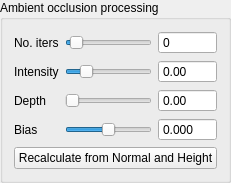
    <widget class="QGroupBox" name="groupBoxSSAO">
     <property name="title">
      <string>Ambient occlusion processing</string>
     </property>
     <layout class="QVBoxLayout" name="verticalLayout_3">
      <item>
       <layout class="QGridLayout" name="gridLayout_9">
        <item row="0" column="0">
         <widget class="QLabel" name="label_20">
          <property name="text">
           <string>No. iters</string>
          </property>
         </widget>
        </item>
        <item row="0" column="1">
         <widget class="QSlider" name="horizontalSliderSSAONoIters">
          <property name="minimum">
           <number>1</number>
          </property>
          <property name="maximum">
           <number>50</number>
          </property>
          <property name="pageStep">
           <number>0</number>
          </property>
          <property name="value">
           <number>4</number>
          </property>
          <property name="orientation">
           <enum>Qt::Horizontal</enum>
          </property>
         </widget>
        </item>
        <item row="0" column="2">
         <widget class="QDoubleSpinBox" name="doubleSpinBoxSSAONoIters">
          <property name="readOnly">
           <bool>true</bool>
          </property>
          <property name="buttonSymbols">
           <enum>QAbstractSpinBox::NoButtons</enum>
          </property>
          <property name="decimals">
           <number>0</number>
          </property>
         </widget>
        </item>
        <item row="2" column="1">
         <widget class="QSlider" name="horizontalSliderSSAODepth">
          <property name="minimum">
           <number>1</number>
          </property>
          <property name="maximum">
           <number>100</number>
          </property>
          <property name="pageStep">
           <number>0</number>
          </property>
          <property name="orientation">
           <enum>Qt::Horizontal</enum>
          </property>
         </widget>
        </item>
        <item row="1" column="1">
         <widget class="QSlider" name="horizontalSliderSSAOIntensity">
          <property name="maximum">
           <number>500</number>
          </property>
          <property name="pageStep">
           <number>0</number>
          </property>
          <property name="value">
           <number>100</number>
          </property>
          <property name="orientation">
           <enum>Qt::Horizontal</enum>
          </property>
         </widget>
        </item>
        <item row="3" column="1">
         <widget class="QSlider" name="horizontalSliderSSAOBias">
          <property name="minimum">
           <number>-200</number>
          </property>
          <property name="maximum">
           <number>200</number>
          </property>
          <property name="pageStep">
           <number>0</number>
          </property>
          <property name="value">
           <number>0</number>
          </property>
          <property name="orientation">
           <enum>Qt::Horizontal</enum>
          </property>
         </widget>
        </item>
        <item row="1" column="0">
         <widget class="QLabel" name="label_36">
          <property name="text">
           <string>Intensity</string>
          </property>
         </widget>
        </item>
        <item row="2" column="0">
         <widget class="QLabel" name="label_37">
          <property name="text">
           <string>Depth</string>
          </property>
         </widget>
        </item>
        <item row="1" column="2">
         <widget class="QDoubleSpinBox" name="doubleSpinBoxSSAOIntensity">
          <property name="readOnly">
           <bool>true</bool>
          </property>
          <property name="buttonSymbols">
           <enum>QAbstractSpinBox::NoButtons</enum>
          </property>
         </widget>
        </item>
        <item row="3" column="0">
         <widget class="QLabel" name="label_38">
          <property name="text">
           <string>Bias</string>
          </property>
         </widget>
        </item>
        <item row="3" column="2">
         <widget class="QDoubleSpinBox" name="doubleSpinBoxSSAOBias">
          <property name="readOnly">
           <bool>true</bool>
          </property>
          <property name="buttonSymbols">
           <enum>QAbstractSpinBox::NoButtons</enum>
          </property>
          <property name="decimals">
           <number>3</number>
          </property>
          <property name="minimum">
           <double>-100.000000000000000</double>
          </property>
          <property name="maximum">
           <double>100.000000000000000</double>
          </property>
         </widget>
        </item>
        <item row="2" column="2">
         <widget class="QDoubleSpinBox" name="doubleSpinBoxSSAODepth">
          <property name="readOnly">
           <bool>true</bool>
          </property>
          <property name="buttonSymbols">
           <enum>QAbstractSpinBox::NoButtons</enum>
          </property>
         </widget>
        </item>
       </layout>
      </item>
      <item>
       <widget class="QPushButton" name="pushButtonOcclusionRecalculate">
        <property name="text">
         <string>Recalculate from Normal and Height</string>
        </property>
       </widget>
      </item>
     </layout>
    </widget>
